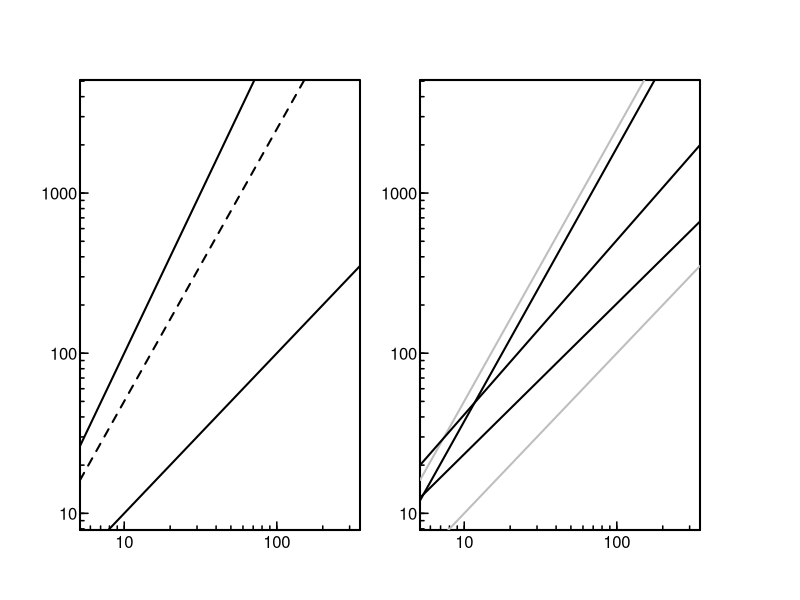
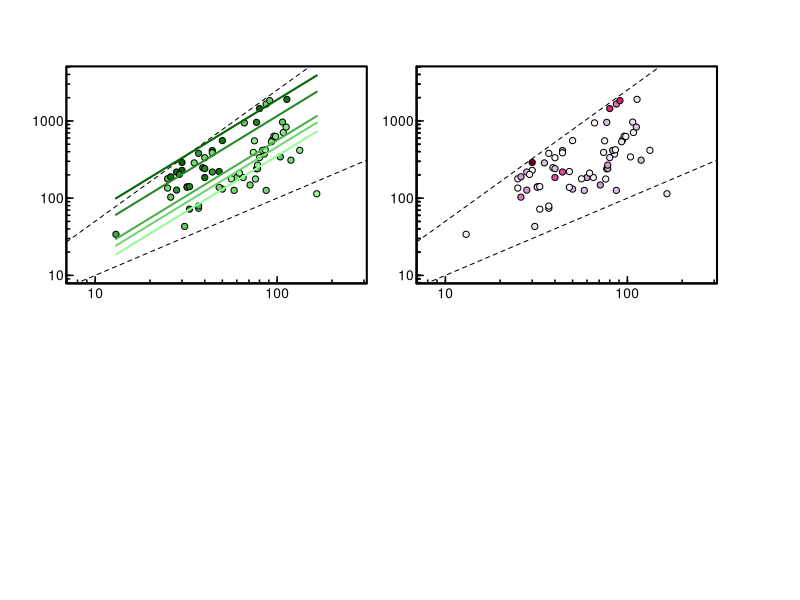

Source code (R) for these figures, in order: (Note: this script raises an error after producing the figures.)
setwd("PASTE YOUR WORKING DIRECTORY HERE")

library('RColorBrewer')
library("quantreg")

## Making log axes ticks
log10Tck <- function(side, type){
   lim <- switch(side, 
     x = par('usr')[1:2],
     y = par('usr')[3:4],
     stop("side argument must be 'x' or 'y'"))
   at <- floor(lim[1]) : ceiling(lim[2])
   return(switch(type, 
     minor = outer(0:9, 10^(min(at):max(at))),
     major = 10^at,
     stop("type argument must be 'major' or 'minor'")
   ))
}

##Load and prepares dataset
web <- read.csv("Food_web_metadata.csv")
struct <- read.csv("struct_data.csv")
web <- cbind(web,struct)
head(web)
web$LoverS <- web$L/web$S
web$absLat <- abs(web$Lat)
web$logL <- log10(web$L)
web$logS <- log10(web$S)
web$logC <- log10(web$C)
web$logOmnv <- log10(web$Omnv+1)
web$logLat <- log10(web$absLat)


###################################################################################################
#### The WEDGE nature of food webs

head(web)

#Replacing normal Latitude by rescaled latitude
web$absLat <- (mean(web$absLat)-web$absLat)/sd(web$absLat)
web2 <- web[-18,]
web$no_Basal <- 1-web$Basal

## Beta estimation
mean(web$Basal, na.rm=TRUE)
max(web$Basal, na.rm=TRUE)
min(web$Basal, na.rm=TRUE)

pdf('PASTE YOUR WORKING DIRECTORY HERE/Fig_1.pdf', useDingbat=FALSE, width=10, height=5)
par(mfrow=c(1,2), mar=c(0.5,1,2,2), oma=c(3,3,2,3))

# FIGURE 1b
plot(L~S,log="xy",data=web2,pch=c(21,22,23,24)[web2$Type], col="black",bg=brewer.pal(n = 8, name = "Set1")[2:5][web2$Type], xlab="", ylab="", axes=FALSE,ylim=c(10,4000),xlim=c(6,300), cex=1.2)
box(lwd=2)
axis(1, at=log10Tck('x','major'), tcl= 0.4, lwd=1.5, mgp=c(3,0.10, 0)) # bottom
axis(1, at=log10Tck('x','minor'), tcl= 0.2, labels=NA, lwd=1.5) # bottom
axis(2, at=log10Tck('x','major'), tcl= 0.4, las=T, lwd=1.5, mgp=c(3,0.15, 0)) # bottom
axis(2, at=log10Tck('x','minor'), tcl= 0.2, labels=NA, lwd=1.5) # bottom
 	abline(a=0,b=1.7, lwd=2, lty=2)
 	abline(a=0,b=1, lwd=2)
 	abline(a=0,b=2, lwd=2)

## FIGURE 1c
qreg <- rq(log(L)~log(S),data=web,tau=seq(0.1,0.90, by=0.05))
plot(L~S,log="xy",data=web2,pch=c(21,22,23,24)[web2$Type], col="black",bg=brewer.pal(n = 8, name = "Set1")[2:5][web2$Type], xlab="", ylab="", axes=FALSE,ylim=c(10,4000),xlim=c(6,300), cex=1.2)
box(lwd=2)
axis(1, at=log10Tck('x','major'), tcl= 0.4, lwd=1.5, mgp=c(3,0.10, 0)) # bottom
axis(1, at=log10Tck('x','minor'), tcl= 0.2, labels=NA, lwd=1.5) # bottom
axis(2, at=log10Tck('x','major'), tcl= 0.4, las=T, lwd=1.5, mgp=c(3,0.15, 0)) # bottom
axis(2, at=log10Tck('x','minor'), tcl= 0.2, labels=NA, lwd=1.5) # bottom
 	abline(a=0,b=1.7, lwd=2, col="gray")
 	abline(a=0,b=1, lwd=2, col="gray")
 	#abline(a=0,b=2, lwd=2)
	qs <- c(0.1,0.5,0.90)
 for( i in 1:length(qs)){
 	abline(rq(log10(L)~log10(S),data=web,tau=qs[i]), lwd=2)
 }
 points(L~S,log="xy",data=web2,pch=c(21,22,23,24)[web2$Type], col="black",bg=brewer.pal(n = 8, name = "Set1")[2:5][web2$Type], xlab="", ylab="", axes=FALSE,ylim=c(10,4000),xlim=c(6,300), cex=1.2)
dev.off()
summary(qreg)
summary(lm(log10(L)~log10(S),data=web))

## FIGURE 2
# Proportion basal decreases intercept, as predicted by theory…
mod <- lm(logL~logS+absLat+logOmnv+Type2*Top,data=web) # Subdividing Terrestrial and Aquatic into smaller types makes the model slightly worse, but the results remain the same
#mod <- lm(logL~logS,data=web)
summary(mod) ## Very significant Top*Type interaction

pdf('PASTE YOUR WORKING DIRECTORY HERE/Fig_2.pdf', useDingbat=FALSE, width=7, height=6)

par(mfrow=c(2,2), mar=c(0.5,1,2,2), oma=c(3,3,2,3))
## Omnivory
pal = colorRampPalette(c("palegreen", "darkgreen"))
pal(10)[as.numeric(cut(web$logOmnv,breaks = 10))]
TL <- summary(web$logOmnv)
TL <- TL[-c(4,7)]
web2 <- web[-18,]
plot(L~S,log="xy",data=web2,pch=21, col="black",bg=pal(10)[as.numeric(cut(web2$logOmnv,breaks = 10), na.rm=T)], xlab="", ylab="", axes=FALSE,ylim=c(10,4000),xlim=c(8,270))
box(lwd=2)
axis(1, at=log10Tck('x','major'), tcl= 0.4, lwd=1.5, mgp=c(3,0.10, 0)) # bottom
axis(1, at=log10Tck('x','minor'), tcl= 0.2, labels=NA, lwd=1.5) # bottom
axis(2, at=log10Tck('x','major'), tcl= 0.4, las=T, lwd=1.5, mgp=c(3,0.15, 0)) # bottom
axis(2, at=log10Tck('x','minor'), tcl= 0.2, labels=NA, lwd=1.5) # bottom
 	abline(a=0,b=1.7, lty=2)
 	abline(a=0,b=1, lty=2)
for(i in 1:length(TL)){
	pred_data <- data.frame(logL = seq(min(web$logL),max(web$logL),length.out=1000), logS = seq(min(web$logS),max(web$logS),length.out=1000), logOmnv = rep(TL[i],length.out=1000),Type2=rep("Aquatic",1000),absLat=rep(mean(web$absLat),1000), Top=rep(mean(web$Top, na.rm=T),1000))
	mod_pred <- predict(mod, pred_data)
	pred_plot <- 10^t(t(mod_pred))
	Splot <- 10^t(t(pred_data$logS))
	lines(pred_plot~Splot, col=pal(5)[i], lwd=2)
}

## Fraction Top
pal = colorRampPalette(brewer.pal(9,"PuRd"))
Topp <- summary(web$Top)
Topp <- Topp[-c(4,7)]
Topp[c(2,3,4)] <- Topp[c(2,3,4)]+0.1 # To spread lines a bit more
linescol <- rev(pal(7)[7-seq(1,length(Topp))]) # To make color lines more visible
plot(L~S,log="xy",data=web2,pch=21, col="black",bg=pal(10)[as.numeric(cut(web$Top,breaks = 10), na.rm=T)], xlab="", ylab="", axes=FALSE,ylim=c(10,4000),xlim=c(8,270))
box(lwd=2)
axis(1, at=log10Tck('x','major'), tcl= 0.4, lwd=1.5, mgp=c(3,0.10, 0)) # bottom
axis(1, at=log10Tck('x','minor'), tcl= 0.2, labels=NA, lwd=1.5) # bottom
axis(2, at=log10Tck('x','major'), tcl= 0.4, las=T, lwd=1.5, mgp=c(3,0.15, 0)) # bottom
axis(2, at=log10Tck('x','minor'), tcl= 0.2, labels=NA, lwd=2) # bottom
 	abline(a=0,b=1.7, lty=2)
 	abline(a=0,b=1, lty=2)
for(i in 1:length(Lat)){
	pred_data <- data.frame(logL = seq(min(web$logL),max(web$logL),length.out=1000), logS = seq(min(web$logS),max(web$logS),length.out=1000), logOmnv = rep(mean(web$logOmnv, na.rm=T),length.out=1000),Type2=rep("Aquatic",1000),absLat=rep(mean(web$absLat),1000),Top=rep(Topp[i],1000))
	mod_pred <- predict(mod, pred_data)
	pred_plot <- 10^t(t(mod_pred))
	Splot <- 10^t(t(pred_data$logS))
	lines(pred_plot~Splot, col=linescol[i], lwd=2)
} ## Effect is fully reversed in terrestrial ecosystems

## Ecosystem type
Levels <- levels(web$Type2)
plot(L~S,log="xy",data=web2,pch=21, col="black",bg=c("purple", "orange")[web$Type2], xlab="", ylab="", axes=FALSE,ylim=c(10,4000),xlim=c(8,270))
box(lwd=2)
axis(1, at=log10Tck('x','major'), tcl= 0.4, lwd=1.5, mgp=c(3,0.10, 0)) # bottom
axis(1, at=log10Tck('x','minor'), tcl= 0.2, labels=NA, lwd=1.5) # bottom
axis(2, at=log10Tck('x','major'), tcl= 0.4, las=T, lwd=1.5, mgp=c(3,0.15, 0)) # bottom
axis(2, at=log10Tck('x','minor'), tcl= 0.2, labels=NA, lwd=1.5) # bottom
 	#abline(a=0,b=2)
 	abline(a=0,b=1.7, lty=2)
 	abline(a=0,b=1, lty=2)
for(i in 1:length(Levels)){
	pred_data <- data.frame(logL = seq(min(web$logL),max(web$logL),length.out=1000), logS = seq(min(web$logS),max(web$logS),length.out=1000), logOmnv = rep(mean(web$logOmnv, na.rm=T),length.out=1000),Type2=rep(Levels[i],1000),absLat=rep(mean(web$absLat),1000),Top=rep(mean(web$Top, na.rm=T),1000))
	mod_pred <- predict(mod, pred_data)
	pred_plot <- 10^t(t(mod_pred))
	Splot <- 10^t(t(pred_data$logS))
	lines(pred_plot~Splot, col=c("purple", "orange")[i], lwd=2)
}

## Latitude
pal = colorRampPalette(brewer.pal(9,"Blues"))
Lat <- summary(web$absLat)
Lat <- Lat[-c(4,7)]
linescol <- rev(pal(8)[8-seq(1,length(Lat))]) # To make color lines more visible
plot(L~S,log="xy",data=web2,pch=21, col="black",bg=pal(10)[as.numeric(cut(web$absLat,breaks = 10))], xlab="", ylab="", axes=FALSE,ylim=c(10,4000),xlim=c(8,270))
box(lwd=2)
axis(1, at=log10Tck('x','major'), tcl= 0.4, lwd=1.5, mgp=c(3,0.10, 0)) # bottom
axis(1, at=log10Tck('x','minor'), tcl= 0.2, labels=NA, lwd=1.5) # bottom
axis(2, at=log10Tck('x','major'), tcl= 0.4, las=T, lwd=1.5, mgp=c(3,0.15, 0)) # bottom
axis(2, at=log10Tck('x','minor'), tcl= 0.2, labels=NA, lwd=1.5) # bottom
 	#abline(a=0,b=2)
 	abline(a=0,b=1.7, lty=2)
 	abline(a=0,b=1, lty=2)
for(i in 1:length(Lat)){
	pred_data <- data.frame(logL = seq(min(web$logL),max(web$logL),length.out=1000), logS = seq(min(web$logS),max(web$logS),length.out=1000), logOmnv = rep(mean(web$logOmnv, na.rm=T),length.out=1000),Type2=rep("Aquatic",1000),absLat=rep(Lat[i],1000),Top=rep(mean(web$Top, na.rm=T),1000))
	mod_pred <- predict(mod, pred_data)
	pred_plot <- 10^t(t(mod_pred))
	Splot <- 10^t(t(pred_data$logS))
	lines(pred_plot~Splot, col=linescol[i], lwd=2)
}
dev.off()


#THE END
